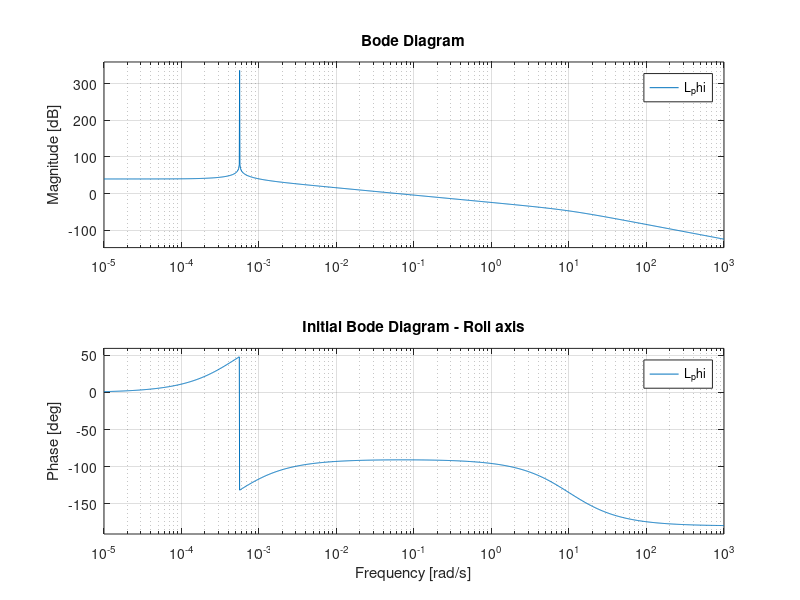
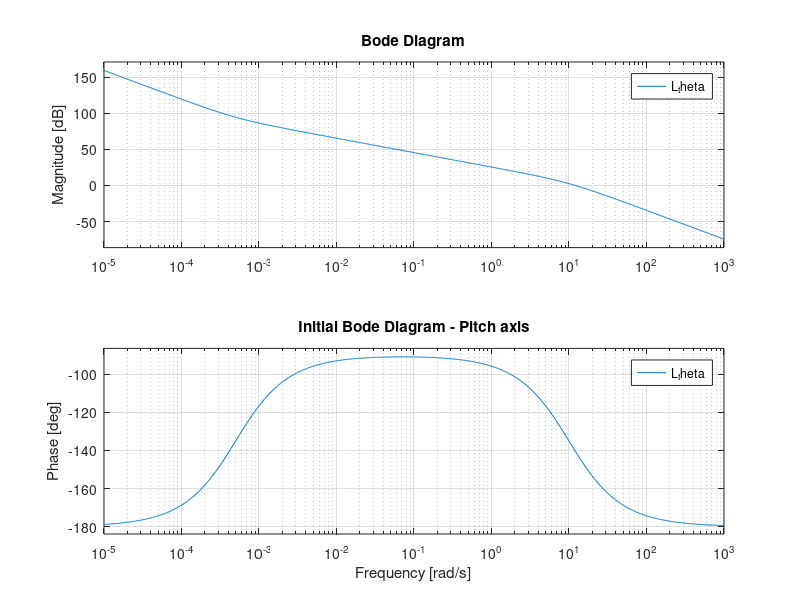
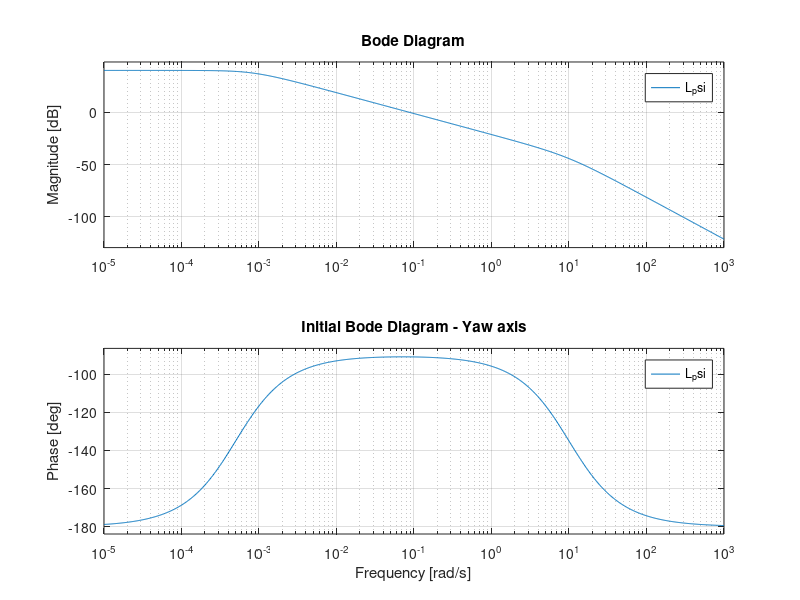

Write the MATLAB code that produced these figures, in order. (Note: this script raises an error after producing the figures.)
%% GROUP_01 DETAILS
%  Authors:
%  - Modena Andrea 2157605
%  - Comunello Marco 2193512
%  - De Guio Riccardo 2157243
%  - Borghesan Alice 2196728

clear; close all; clc;

%% Simulink Parameters
dt = 0.01;
tol = 1e-5;

%% Phase 0: Cubesat data and orbital parameters
% Cubesat nU
nX = 2;
nY = 3;
nZ = 4;

x = 0.1*nX;                     % [m]
y = 0.1*nY;                     % [m]
z = 0.1*nZ;                     % [m]
m = 0.7*(nX + nY + nZ);         % [kg]

Ix = m/12 * (z^2+y^2);          % [kg*m^2]
Iy = m/12 * (z^2+x^2);          % [kg*m^2]
Iz = m/12 * (x^2+y^2);          % [kg*m^2]

I=[Ix  0  0;
    0 Iy  0;
    0  0 Iz];   

% Orbital parameters

re = 6371;                      % [km]
r0 = re + 700;                  % [km]
mu = 398600;                    % [km^3/s^2]

T0 = 2*pi*sqrt(r0^3/mu);        % [s]

q_IC=[0; 0; 0; 1];

omega_OI = 2*pi/T0;             % [rad/s]
omegaBI_IC = [0;-omega_OI;0];

% Renaming omega_OI for convenience
omega0 = omega_OI;

% Calling s as tf object

s = tf('s');


%% 1) Rewrite the transfer functions as specified in Eq. 3

alpha_phi = 1/(omega0^2 * (Iz - Iy));
alpha_psi = 1/(omega0^2 * (Iy - Ix));

G_phi   = -alpha_phi * 1 / (1 - alpha_phi*Ix*s^2);
G_theta = 1 / (Iy * s^2);
G_psi   =  alpha_psi * 1 / (1 + alpha_psi*Iz*s^2);

%% 2) Translate the specifications (Eq. 7)
% _star => required quantity

k = 0;                              % [-]   system type (met by default)
e_rp_star = 1e-2;                   % [rad] steady state error
t_r_star = 60;                      % [s]   rise time
m_phi_star = 60;                    % [deg] minimum phase margin

w_A_G_star = log(10) / t_r_star;    % [rad/s] open loop tf crossover frequency

%% Calculate the static gains of the controllers K (Eq. 6)
K_phi_min = (1/alpha_phi) * (1/e_rp_star - 1);
K_psi_min = (1/alpha_psi) * (1/e_rp_star - 1);

% Initial iteration
K_phi = abs(K_phi_min);
K_theta = 1e-3;             % Suggested 0 < K << 1
K_psi = abs(K_psi_min);

%% 4) Verify the system stability requirements

if alpha_phi > 0 && K_phi < abs(1/alpha_phi)
    warning("K_phi < abs(1/alpha_phi)");
end
if alpha_phi < 0 && K_phi < 0
    warning("K_phi < 0");
end
if K_theta < 0
    warning("K_theta < 0");
end
if alpha_psi > 0 && K_psi < 0
    warning("K_phi < 0");
end
if alpha_psi < 0 && K_psi < abs(1/alpha_phi)
    warning("K_phi < abs(1/alpha_phi)");
end


%% 5) Write the open-loop (C(s)G(s) and closed-loop (W(s)) transfer functions for the feedback system

T1_phi_0 = 2000;    T1_phi = T1_phi_0;      T2_phi_0 = 0.1;     T2_phi = T2_phi_0; 
T1_theta_0 = 2000;  T1_theta = T1_theta_0;  T2_theta_0 = 0.1 ;  T2_theta = T2_theta_0;
T1_psi_0 = 2000;    T1_psi = T1_psi_0;      T2_psi_0 = 0.1;     T2_psi = T2_psi_0;

% Controller (lead compensator) definitions
C_phi   = K_phi   * (1 + T1_phi*s)   / (1 + T2_phi*s);
C_theta = K_theta * (1 + T1_theta*s) / (1 + T2_theta*s);
C_psi   = K_psi   * (1 + T1_psi*s)   / (1 + T2_psi*s);

% Open loop transfer functions
L_phi   = C_phi   * G_phi;
L_theta = C_theta * G_theta; 
L_psi   = C_psi   * G_psi;

% Closed loop transfer function
W_phi   = feedback(L_phi, 1);
W_theta = feedback(L_theta, 1);
W_psi   = feedback(L_psi, 1);


%% 6) Trace the Bode diagrams of the open-loop transfer function using MATLAB bode() function
figure;
bode(L_phi, {1e-5,1e3}); grid on; title('Initial Bode Diagram - Roll axis');

figure;
bode(L_theta, {1e-5,1e3}); grid on; title('Initial Bode Diagram - Pitch axis');

figure;
bode(L_psi, {1e-5,1e3}); grid on; title('Initial Bode Diagram - Yaw axis');

%% 7) Adjust the controller parameters through trial and error using MATLAB's margin() function

% Roll axis
disp('Starting optimization on T2_phi and T1_phi');
[~,Pm,~,~] = margin(L_phi);
t_r = 100;
while t_r > t_r_star
    K_phi = K_phi + 1e-4;
    T1_phi = T1_phi_0;
    T2_phi = T2_phi_0;
    while T1_phi - T2_phi > 200
        T1_phi = T1_phi - 100;
        T2_phi = T2_phi_0;
        while Pm > m_phi_star && T1_phi > T2_phi
            T2_phi = T2_phi + 0.1;
            C_phi   = K_phi   * (1 + T1_phi*s)   / (1 + T2_phi*s);
            L_phi   = C_phi   * G_phi;
            [~,Pm,~,~] = margin(L_phi);
            status = [K_phi, T1_phi, T2_phi];
        end
        T2_phi = T2_phi_0;
        C_phi   = K_phi   * (1 + T1_phi*s)   / (1 + T2_phi*s);
        L_phi   = C_phi   * G_phi;
        [~,Pm,~,~] = margin(L_phi);
    end
    W_phi   = feedback(L_phi, 1);
    S = stepinfo(W_phi);
    t_r = S.RiseTime;  % Update rise time from step response information
end

% Recalculating for best combination
K_phi = status(1);
T1_phi = status(2);
T2_phi = status(3);

C_phi   = K_phi   * (1 + T1_phi*s)   / (1 + T2_phi*s);
L_phi   = C_phi   * G_phi;
W_phi   = feedback(L_phi, 1);

figure;
margin(L_phi); grid on; title('Final Bode Diagram - Roll axis');
[Gm_phi,Pm_phi,Wcg_phi,Wcp_phi]=margin(L_phi);

% Pitch axis
disp('Starting optimization on T2_theta and T1_theta');
[~,Pm,~,~] = margin(L_theta);
t_r = 100;
while t_r > t_r_star
    K_theta = K_theta + 1e-4;
    T1_theta = T1_theta_0;
    T2_theta = T2_theta_0;
    while T1_theta - T2_theta > 200
        T1_theta = T1_theta - 100;
        T2_theta = T2_theta_0;
        while Pm > m_phi_star && T1_theta > T2_theta
            T2_theta = T2_theta + 0.1;
            C_theta   = K_theta   * (1 + T1_theta*s)   / (1 + T2_theta*s);
            L_theta   = C_theta   * G_theta;
            [~,Pm,~,~] = margin(L_theta);
            status = [K_theta, T1_theta, T2_theta];
        end
        T2_theta = T2_theta_0;
        C_theta   = K_theta   * (1 + T1_theta*s)   / (1 + T2_theta*s);
        L_theta   = C_theta   * G_theta;
        [~,Pm,~,~] = margin(L_theta);
    end
    W_theta   = feedback(L_theta, 1);
    S = stepinfo(W_theta);
    t_r = S.RiseTime;  % Update rise time from step response information
end

% Recalculating for best combination
K_theta = status(1);
T1_theta = status(2);
T2_theta = status(3);

C_theta   = K_theta   * (1 + T1_theta*s)   / (1 + T2_theta*s);
L_theta   = C_theta   * G_theta;
W_theta   = feedback(L_theta, 1);

figure;
margin(L_theta); grid on; title('Final Bode Diagram - Pitch axis');
[Gm_theta,Pm_theta,Wcg_theta,Wcp_theta]=margin(L_theta);

% Pitch axis
disp('Starting optimization on T2_psi and T1_psi');
[~,Pm,~,~] = margin(L_psi);
t_r = 100;
while t_r > t_r_star
    K_psi = K_psi + 1e-4;
    T1_psi = T1_psi_0;
    T2_psi = T2_psi_0;
    while T1_psi - T2_psi > 200
        T1_psi = T1_psi - 100;
        T2_psi = T2_psi_0;
        while Pm > m_phi_star && T1_psi > T2_psi
            T2_psi = T2_psi + 0.1;
            C_psi   = K_psi   * (1 + T1_psi*s)   / (1 + T2_psi*s);
            L_psi   = C_psi   * G_psi;
            [~,Pm,~,~] = margin(L_psi);
            status = [K_psi, T1_psi, T2_psi];
        end
        T2_psi = T2_psi_0;
        C_psi   = K_psi   * (1 + T1_psi*s)   / (1 + T2_psi*s);
        L_psi   = C_psi   * G_psi;
        [~,Pm,~,~] = margin(L_psi);
    end
    W_psi   = feedback(L_psi, 1);
    S = stepinfo(W_psi);
    t_r = S.RiseTime;  % Update rise time from step response information
end

% Recalculating for best combination
K_psi = status(1);
T1_psi = status(2);
T2_psi = status(3);

C_psi   = K_psi   * (1 + T1_psi*s)   / (1 + T2_psi*s);
L_psi   = C_psi   * G_psi;
W_psi   = feedback(L_psi, 1);

figure;
margin(L_psi); grid on; title('Final Bode Diagram - Yaw axis');
[Gm_psi,Pm_psi,Wcg_psi,Wcp_psi]=margin(L_psi);

%% 8) Verify the step response using MATLAB's step() function

figure;
step(W_phi); grid on; title('Step Response - Roll axis');
S_phi = stepinfo(W_phi);

figure;
step(W_theta); grid on; title('Step Response - Pitch axis');
S_theta = stepinfo(W_theta);

figure;
step(W_psi); grid on; title('Step Response - Yaw axis');
S_psi = stepinfo(W_psi);